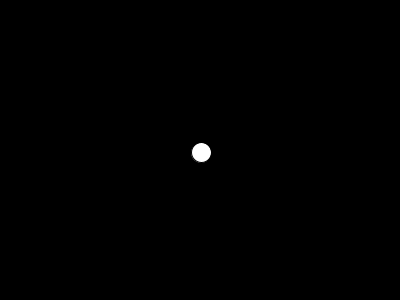
Frame 1 (no input)
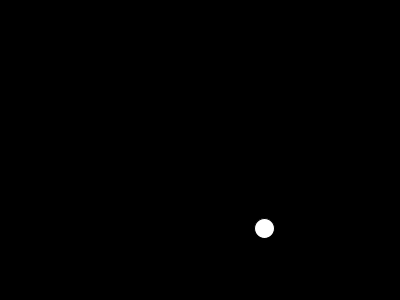
Frame 60 (the mouse pressed at the canvas centre just before this capture)
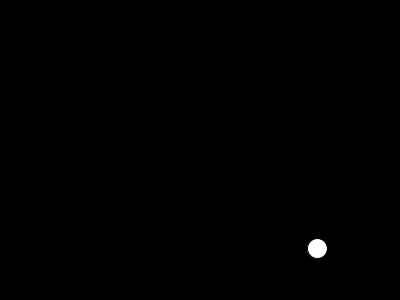
Frame 120 (the mouse held since frame 60 and released just before this capture)

The Processing sketch that drew these frames (run headless with seeded random() and noise(); from frame 60 on, the mouse is pressed at the canvas centre):

// Processing sketch: processing_167564
// ── processing_167564.pde

float px = 200;
float py = 150;
float vx = random(-4, 4);
float vy = 2;
int sz  = 20;
float gravity = 0.8;
float friction = 0.9;


void setup() {
  size(400, 300);
}

void draw() {
  background(0);

  //if(vy>0.1){
  px = px + vx;
  // }
  vy = vy + gravity;
  py = py + vy;


  if (py > height) {
    vy = vy * -1; 
    py = height;
    vy = vy * friction;
    vx = vx * friction;
  }

  if (px<0 || px>width) {
    vx = -vx;
  }

  ellipse(px, py, sz, sz);
}
